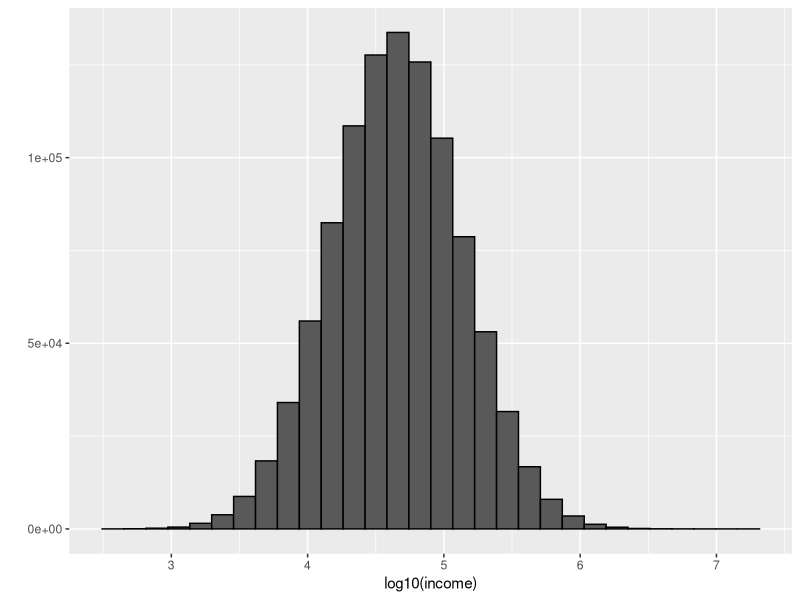
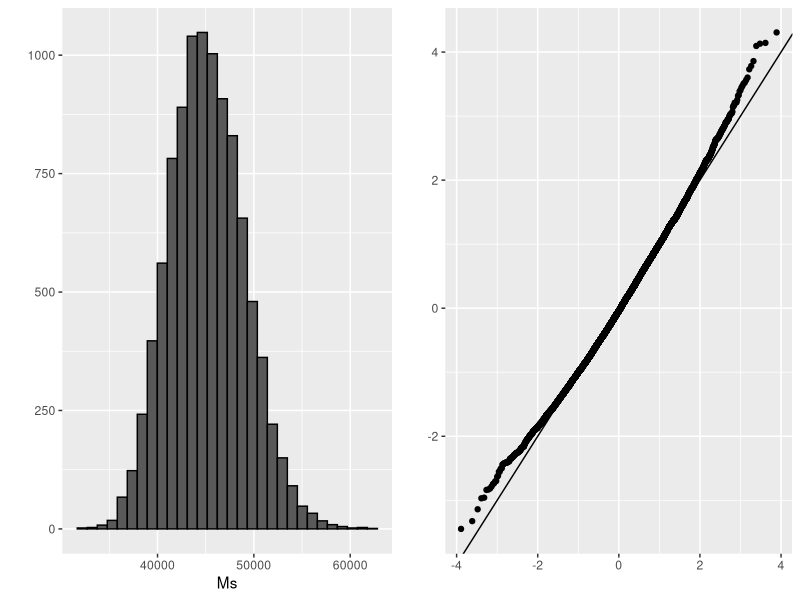
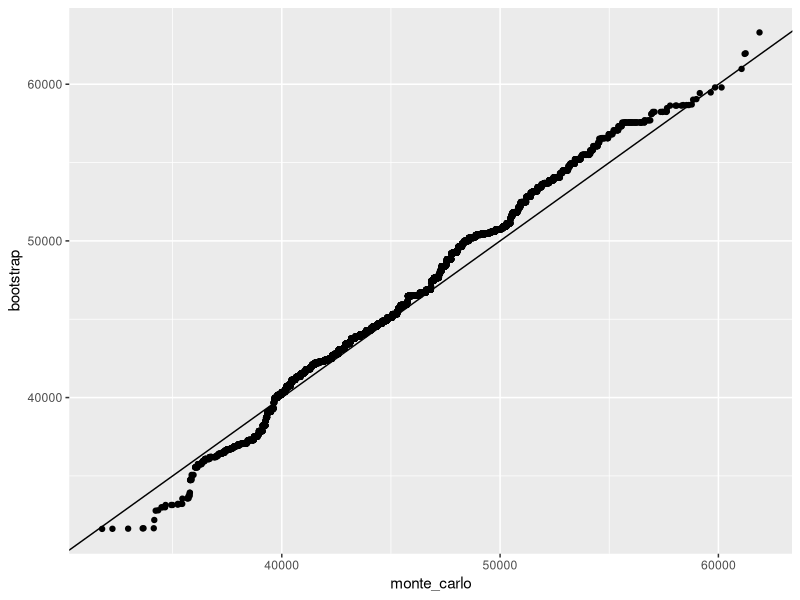

Reproduce these figures in R, in order.
# config
library(caret)
library(dslabs)
library(tidyverse)
library(gridExtra)
set.seed(1995, sample.kind="Rounding")

# we have the income distribution of a population, and the median income is ~45k
n <- 10^6
income <- 10^(rnorm(n, log10(45000), log10(3)))
qplot(log10(income), bins = 30, color = I("black"))

m <- median(income)
m

# we dont have the entire populations worth of data, just a sample of 250
N <- 250
X <- sample(income, N)
M <- median(X)
M

#Key Questions
    # Can we construct a confidence interval
    # whats the distribution of the sample median

# using a monte carlo simulation we see the distribution of the sample median is approximately normal (which is to be expected)
B <- 10^4
Ms <- replicate(B, {
  X <- sample(income, N)
  median(X)
})
p1 <- qplot(Ms, bins = 30, color = I("black"))
p2 <- qplot(sample = scale(Ms)) + geom_abline()
grid.arrange(p1, p2, ncol = 2)

mean(Ms)
sd(Ms)
    # the issue is that in practice we dont have access tot he distribution
    # in the past we used the central limit theorem, but the CLT applies to averages not medians

# bootstrap permits us to approximate a Monte Carlo simulation without access to the entire distribution
# we can see how close by using the bootstrap vs's our monte carlos results
B <- 10^4
M_star <- replicate(B, {
  X_star <- sample(X, N, replace = TRUE)
  median(X_star)
})

tibble(monte_carlo = sort(Ms), bootstrap = sort(M_star)) %>%
  qplot(monte_carlo, bootstrap, data = .) +
  geom_abline()

    # we can also look at the quantiles to find the confidence interval
    quantile(Ms, c(0.05, 0.95))
    quantile(M_star, c(0.05, 0.95))

# compared to the CLT the bootstrap model is far more accurate
median(X) + 1.96*sd(X)/sqrt(N)*c(-1,1)

# if the distribution is normal, we can use the bootstrap to esitmate the mean and se, to then build a confidence interval
mean(Ms) + 1.96*sd(Ms)*c(-1,1)
mean(M_star) + 1.96*sd(M_star)*c(-1,1)
